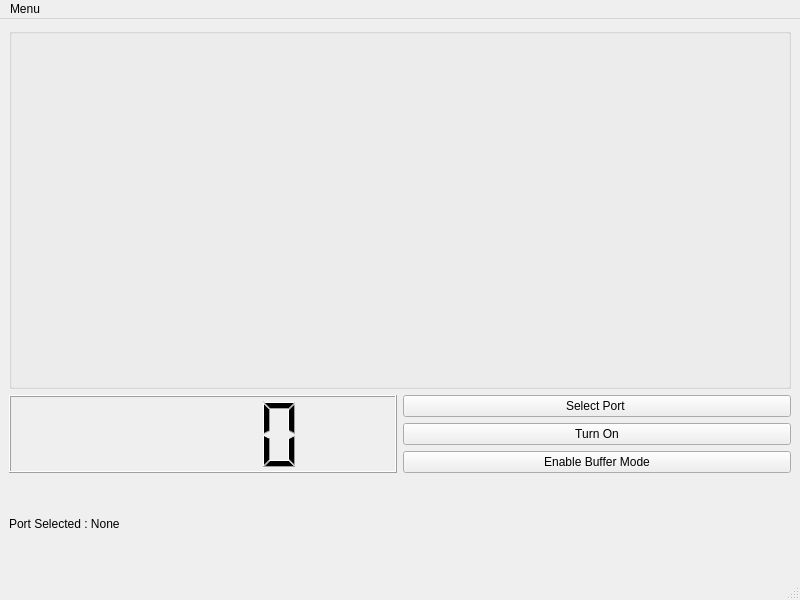
<?xml version="1.0" encoding="UTF-8"?>
<ui version="4.0">
 <class>MainWindow</class>
 <widget class="QMainWindow" name="MainWindow">
  <property name="geometry">
   <rect>
    <x>0</x>
    <y>0</y>
    <width>800</width>
    <height>600</height>
   </rect>
  </property>
  <property name="windowTitle">
   <string>WIREFLUX</string>
  </property>
  <widget class="QWidget" name="centralwidget">
   <layout class="QGridLayout" name="gridLayout">
    <item row="5" column="0" rowspan="3">
     <widget class="QLCDNumber" name="lcdNumber"/>
    </item>
    <item row="6" column="1">
     <widget class="QPushButton" name="pushButton_start">
      <property name="text">
       <string>Turn On</string>
      </property>
     </widget>
    </item>
    <item row="0" column="0" rowspan="4" colspan="2">
     <widget class="QGroupBox" name="groupBox">
      <property name="title">
       <string/>
      </property>
      <layout class="QVBoxLayout" name="verticalLayout">
       <item>
        <widget class="QWidget" name="widget" native="true"/>
       </item>
      </layout>
     </widget>
    </item>
    <item row="7" column="1">
     <widget class="QPushButton" name="pushButton_2">
      <property name="text">
       <string>Enable Buffer Mode</string>
      </property>
     </widget>
    </item>
    <item row="5" column="1">
     <widget class="QPushButton" name="pushButton">
      <property name="text">
       <string>Select Port </string>
      </property>
     </widget>
    </item>
    <item row="8" column="0">
     <widget class="QLabel" name="label_port">
      <property name="text">
       <string>Port Selected : None</string>
      </property>
     </widget>
    </item>
   </layout>
  </widget>
  <widget class="QMenuBar" name="menubar">
   <property name="geometry">
    <rect>
     <x>0</x>
     <y>0</y>
     <width>800</width>
     <height>30</height>
    </rect>
   </property>
   <widget class="QMenu" name="menuYUVA">
    <property name="title">
     <string>Menu</string>
    </property>
    <addaction name="actionSet_Config"/>
   </widget>
   <addaction name="menuYUVA"/>
  </widget>
  <widget class="QStatusBar" name="statusbar"/>
  <action name="actionSet_Config">
   <property name="text">
    <string>Set Config</string>
   </property>
  </action>
 </widget>
 <resources/>
 <connections/>
</ui>
